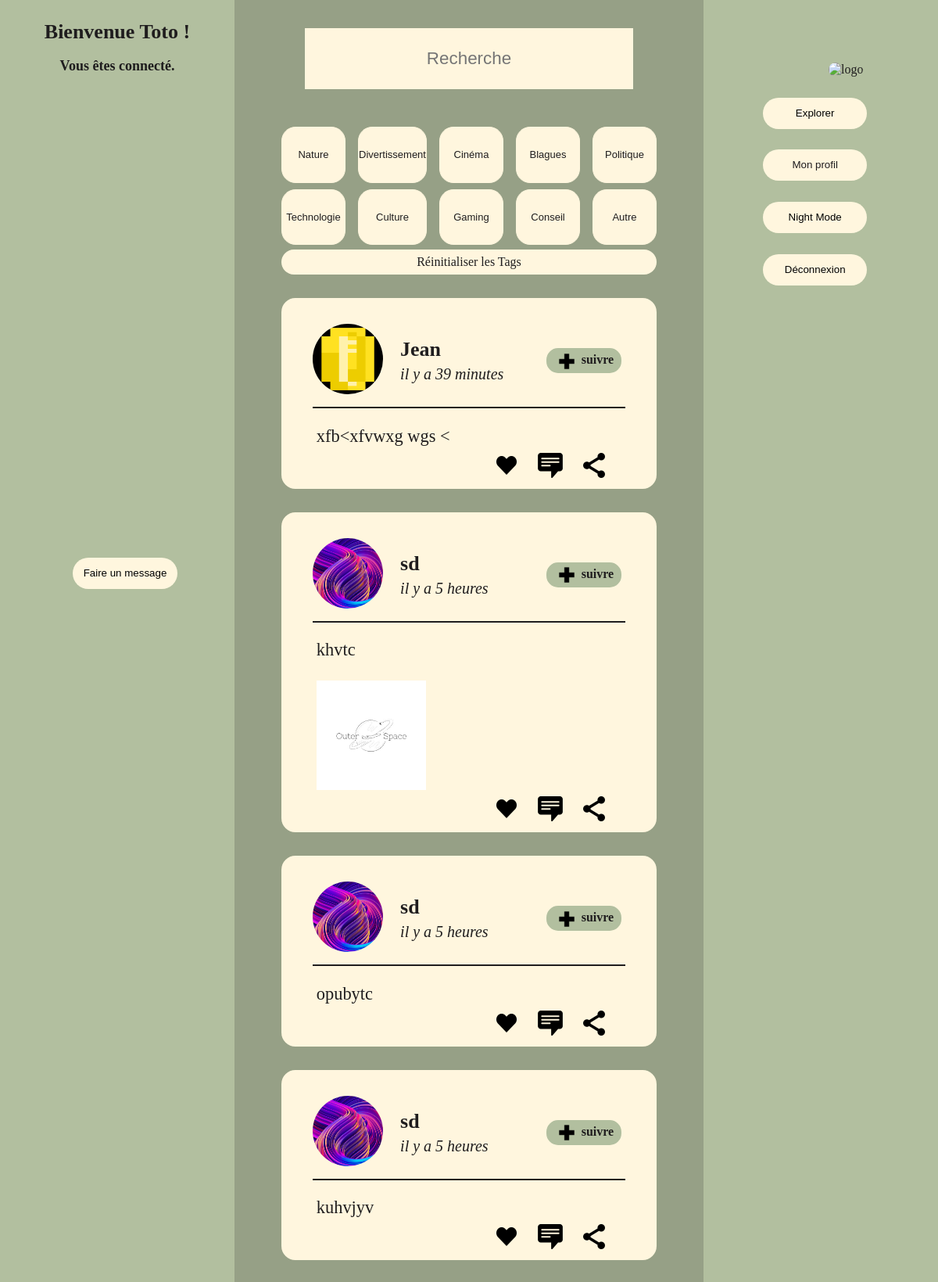
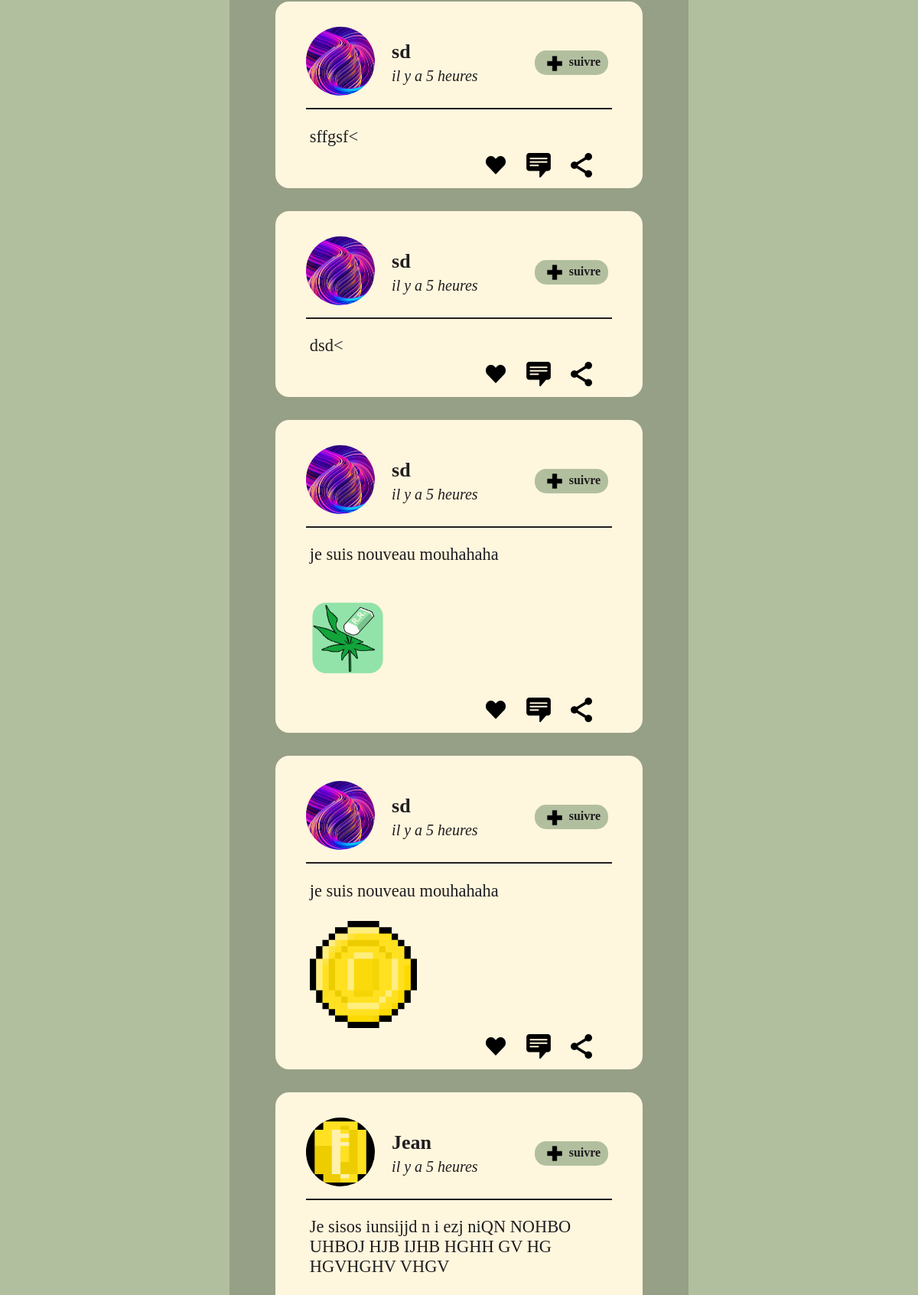
The page /recherche.php (signed in, upper part) on the database its author committed (2 pictures, top to bottom).
### tables this page shows
CREATE TABLE `users` (
  `users_id` int NOT NULL,
  `users_nom` text NOT NULL,
  `users_pseudo` text NOT NULL,
  `users_biographie` text NOT NULL,
  `users_mail` text NOT NULL,
  `users_mdp` text NOT NULL,
  `users_photo` text,
  `users_salt` text NOT NULL,
  `users_pdp` text NOT NULL,
  `users_bannière` text NOT NULL
);

CREATE TABLE `tweet` (
  `tweet_id` int NOT NULL,
  `tweet_user_id` int NOT NULL DEFAULT '1',
  `tweet_nom` text NOT NULL,
  `tweet_contenu` text NOT NULL,
  `tweet_tag` text NOT NULL,
  `tweet_date` datetime NOT NULL,
  `tweet_media` text NOT NULL
);

### Traitement/afficher_date_relative.php (called while the page is built)
<?php
function afficher_date_relative($date) {
    $now = new DateTime();
    $date = DateTime::createFromFormat('Y-m-d H:i:s', $date);
    $diff = $now->diff($date);
    if ($diff->y > 0) {
        return "il y a ".$diff->y." an".($diff->y > 1 ? "s" : "");
    } elseif ($diff->m > 0) {
        return "il y a ".$diff->m." mois";
    } elseif ($diff->d > 0) {
        return "il y a ".$diff->d." jour".($diff->d > 1 ? "s" : "");
    } elseif ($diff->h > 0) {
        return "il y a ".$diff->h." heure".($diff->h > 1 ? "s" : "");
    } elseif ($diff->i > 0) {
        return "il y a ".$diff->i." minute".($diff->i > 1 ? "s" : "");
    } else {
        return "il y a quelques secondes";
    }
}
?>

### Traitement/infousers.php (called while the page is built, shortened)
<?php
require 'ConnexiontoBDD.php';
$user_mail = $_SESSION['mail'];
$stmt = $conn->prepare("SELECT * FROM users WHERE users_mail = :user_mail");
$stmt->bindParam(':user_mail', $user_mail);
$stmt->execute();
if ($stmt->rowCount() > 0) {
    $user = $stmt->fetch(PDO::FETCH_ASSOC);
} else {
    die("Vous n'êtes pas connecté, veuillez vous connecter ou vous inscrire puis réessayer");
}
?>

### recherche.php (the view, shortened to what this page needs)
<?php
require_once 'Traitement/ConnexiontoBDD.php';
require_once 'Traitement/infousers.php';
require 'Traitement/afficher_date_relative.php';
$query = $_GET['recherche'];
$sql = "SELECT * FROM tweet WHERE tweet_nom LIKE :query OR tweet_contenu LIKE :query ORDER BY tweet_date DESC";
$result = $conn->prepare($sql);
$result->bindValue(':query', '%' . $query . '%');
$result->execute();
$tweets_html = "";
if ($result->rowCount() > 0) {
    while ($row = $result->fetch(PDO::FETCH_ASSOC)) {
        $udo = $row["tweet_nom"];
        $contenu = $row["tweet_contenu"];
        $media = $row["tweet_media"];
        $date_creation = $row["tweet_date"];
        $date_diff = afficher_date_relative($date_creation);
        $sql = "SELECT users_pdp FROM users WHERE users_pseudo = :pseudo";
        $stmt = $conn->prepare($sql);
        $stmt->execute(['pseudo' => $udo]);
        $users = $stmt->fetch(PDO::FETCH_ASSOC);
        if (!empty($users['users_pdp'])) {
            $media_pdp = $users['users_pdp'];
        } else {
            $media_pdp = 'Media/PhotoProfil/Base.jpg';
        }
        $tweets_html .= "<div class='message messagesuivant'>";
        $tweets_html .= "<div class='entete'>";
        $tweets_html .= "<div><img src='". $media_pdp ."' alt='Photo de profil' class='image-ronde'></div>";
        $tweets_html .= "<div class='nomheure'> <h2><a href='profil.php?pseudo=" . urlencode($udo) . "'>" .$udo . "</a></h2> <br><p>" . $date_diff . "</p></div>";
        $tweets_html .= "<div class='suivre'> <img src='Image/Logo_plus.png' alt='logo plus'> <p>suivre</p></div>";
        $tweets_html .= "</div>";
        $tweets_html .= "<div class='texte'>";
        $tweets_html .= "<p>" .htmlspecialchars($contenu). "</p>";
        if ($media == "") {
        } else {
            $tweets_html .= "<br><div class='container_media'> <img class='media' src='".$media ."'> </div>";
        }
        $tweets_html .= "</div>";
        $tweets_html .= "<div class='logo'>";
        $tweets_html .= "<img src='Image/Logo_coeur.png' alt='logo de coeur'>";
        $tweets_html .= "<img src='Image/Logo_reponse.png' alt='logo de reponse'>";
        $tweets_html .= "<img src='Image/Logo_partage.png' alt='logo de partage'>";
        $tweets_html .= "</div>";
        $tweets_html .= "</div>";
        }
} else {
    $tweets_html .= "<p class='nothing'> Il n'y a pas de résultats correspondant à votre demande</p>";
}
?>
<!DOCTYPE html>
<html lang="fr">
<head>
    <link rel="stylesheet" href="CSS/style.css">
</head>
<body>
    <div class="wrapper">
        <div class="one">
            <div class="fixed user">
                <h1>Bienvenue <?php echo $user['users_pseudo']; ?> !</h1>
                <h4>Vous êtes connecté.</h4>
                <br>
                <button class="menu faireunmessage popup_tweet">Faire un message</button>
            </div>
        </div>
        <div class="two">
            <div class="unused-class">
                <form method="GET" action="recherche.php">
                    <input type="text" name="recherche" placeholder="Recherche" class="recherche">
                </form>
            </div>
            <div class="unused-class2 tag">
                <div id="Nature">
                    <form action="connecter.php" method="GET">
                        <button class="box nature tag-button" data-tag="Nature"  type="submit">Nature </button>
                    </form>
                </div>
                <div id="Divertissement">
                    <form action="connecter.php" method="GET">
                        <button class="box divertissement tag-button" data-tag="Divertissement" type="submit">Divertissement </button>
                    </form>
                </div>
                <div id="Cinéma">
                    <form action="connecter.php" method="GET">
                        <button class="box cinema tag-button" data-tag="Cinéma" type="submit">Cinéma </button>
                    </form>
                </div>
                <div id="Blagues">
                    <form action="connecter.php" method="GET">
                        <button class="box blagues tag-button" data-tag="Blagues" type="submit">Blagues </button>
                    </form>
                </div>
                <div id="Politique">
                    <form action="connecter.php" method="GET">
                        <button class="box politique tag-button" data-tag="Politique" type="submit">Politique </button>
                    </form>
                </div>
                <div id="Technologie">
                    <form action="connecter.php" method="GET">
                        <button class="box technologie tag-button" data-tag="Technologie" type="submit">Technologie </button>
                    </form>
                </div>
                <div id="Culture">
                    <form action="connecter.php" method="GET">
                        <button class="box culture tag-button" data-tag="Culture" type="submit">Culture </button>
                    </form>
                </div>
                <div id="Gaming">
                    <form action="connecter.php" method="GET">
                        <button class="box gaming tag-button" data-tag="Gaming" type="submit">Gaming </button>
                    </form>
                </div>
                <div id="Conseil">
                    <form action="connecter.php" method="GET">
                        <button class="box conseil tag-button" data-tag="Conseil" type="submit">Conseil </button>
                    </form>
                </div>
                <div id="Autre">
                    <form action="connecter.php" method="GET">
                        <button class="box autre tag-button" data-tag="Autre" type="submit">Autre </button>
                    </form>
                </div>
            </div>
            <a href="connecter.php"> <div class="reset">Réinitialiser les Tags </div></a>
            <div class="unused-class3">
            <?php echo $tweets_html; ?>
            </div>
                <br><br><br>
        </div>
        <div class="three">
            <div class="fixed">
                <div class="display">
                    <div>
                        <a href="connecter.php"><img src="Image/Logo.jpg" alt="logo" class="image-ronde" id="logo"></a>
                    </div>
                    <div>
                        <a href="connecter.php"><button class="menu">Explorer</button></a>
                    </div>
                    <div>
                        <button class="menu"><a href="profil.php?pseudo=<?php echo urlencode($user['users_pseudo']); ?>">Mon profil</a></button>
                    </div>
                    <div>
                        <button id="dark-mode-toggle2" class="menu">Night Mode</button>
                    </div>
                    <div>
                        <form action="Traitement/deconnexion.php" method="POST">
                            <button class="menu" type="submit">Déconnexion</button>
                        </form>
                    </div>
                </div>
            </div>
        </div>
    </div>
</body>
</html>

### CSS/style.css (style rules this page uses)
.wrapper { display: grid; grid-template-columns: 1fr 2fr 1fr; height: 1080px; }
.one, .three { background-color: var(--main-bg-color_13); }
.user { width: 25%; }
.one h4, .one h1 { text-align: center; margin-top: 1em; }
.two { background-color: var(--main-bg-color_2); }
.recherche { background-color: var(--main-button-color) !important; width: 70%; height: 3.5em; font-size: 1.4em; text-align: center; display: block; margin: 6% auto; color: var(--main-color); }
#logo { margin-left: 26em; margin-top: 5em; }
.menu { background-color: var(--main-button-color); border-radius: 25px; margin-left: 20.7em; margin-top: 2em; width: 16em; height: 4em; text-align: center; vertical-align:middle; line-height: 3em; border: none; }
.faireunmessage { margin-top: 45em; margin-left: 9em; }
@media screen and (min-width: 1200px) and (max-width: 1919px) { #logo { margin-left: 10em; } }
@media screen and (min-width: 1200px) and (max-width: 1919px) { .menu { margin-left: 5.7em; width: 10em; height: 3em; } }
@media screen and (min-width: 1200px) and (max-width: 1919px) { .faireunmessage { margin-top: 45em; margin-left: 7em; } }
@media screen and (min-width: 1200px) and (max-width: 1919px) { .user h1 { font-size: 26px; } }
@media screen and (min-width: 1200px) and (max-width: 1919px) { .user h4 { font-size: 18px; } }

### CSS/composants/tag.css (style rules this page uses)
.tag { margin-top: 3em; display: grid; grid-column-gap: 1em; grid-row-gap: 0.5em; grid-template-columns: 1fr 1fr 1fr 1fr 1fr; text-align: center; margin-left: 10%; margin-right: 10%; }
.box { border-radius: 18px; background-color: var(--main-button-color); border: 1px solid var(--main-button-color); height: 5.5em; width: 100%; vertical-align:middle; line-height: 4em; color: var(--main-color); font-size: 15px; transition: all 1s ease-out; }
.reset { border-radius: 18px; background-color: var(--main-button-color); margin-top: 1%; margin-left: 10%; margin-right: 10%; height: 2em; vertical-align:middle; line-height: 2em; text-align: center; }
@media screen and (min-width: 1200px) and (max-width: 1919px) { .box { font-size: 13px; } }

### CSS/composants/message.css (style rules this page uses)
.message { border: 2px solid var(--main-button-color); margin-top: 8%; margin-left: 10%; margin-right: 10%; border-radius: 18px; background-color: var(--main-button-color); color: var(--main-color); }
.image-ronde { width: 90px; height: 90px; border: none; border-radius: 45px; }
.entete { display: grid; grid-template-columns: 7em 1fr 1fr; margin-top: 4%; margin-left: 8%; margin-right: 8%; height: 7.5em; align-items: center; border-bottom: 2px solid var(--main-color); }
.suivre { background-color: var(--main-bg-color_13); border: 2px solid var(--main-bg-color_13); border-radius: 15px; height: 2em; width: 6em; text-align: end; margin-left: 80%; }
.suivre img { height: 3em; width: 3em; margin-top: -0.6em; margin-right: 3em; }
.suivre p { margin-top: -2.4em; font-weight: bolder; margin-right: 0.5em; }
.nomheure h2 { margin-bottom: -0.5em; font-weight: 800; font-size: xx-large; }
.nomheure p { font-style: italic; font-size: small; }
.texte { margin-left: 9%; margin-right: 9%; margin-top: 1em; font-size: 1.4em; font-weight: 200; }
.logo { padding: 1.5em; margin-left: 70%; }
.logo img { width: 2em; height: 2em; margin-left: 1.5em; }
.messagesuivant { margin-top: 3%; }
.container_media { height: 200px; }
.media { max-height: 100%; width: auto; }
@media screen and (min-width: 1200px) and (max-width: 1919px) { .logo { padding: 0.5em; margin-left: 50%; } }
@media screen and (min-width: 1200px) and (max-width: 1919px) { .suivre { margin-left: 30%; } }
@media screen and (min-width: 1200px) and (max-width: 1919px) { .nomheure h2 { margin-bottom: -0.5em; font-weight: 800; font-size: 26px; } }
@media screen and (min-width: 1200px) and (max-width: 1919px) { .nomheure p { font-size: 20px; } }
@media screen and (min-width: 1200px) and (max-width: 1919px) { .messagesuivant { margin-top: 5%; } }
@media screen and (min-width: 1200px) and (max-width: 1919px) { .container_media { height: 140px; } }

### CSS/composants/popup.css (style rules this page uses)
.recherche { background-color: var(--main-bg-color_13); line-height: 1.5em ; width: 45% ; margin-bottom: 1em !important; border: none !important; }

### CSS/composants/setup.css (style rules this page uses)
* { margin: 0; padding: 0; box-sizing: border-box; }
a { text-decoration: none !important; color: var(--main-color) !important; }
.fixed { position: fixed !important; }
body { font-family: commission; color: var(--main-color); cursor: default; }
:root { --main-bg-color_2: #96A086; --main-bg-color_13: #B2BF9F; --main-button-color: #FFF6DE; --main-color: #1F1D1E; }

### rows shown on the page
users: users_pseudo "Toto"
tweet: users.users_pdp (picture), tweet_nom "Jean", tweet_date "il y a 39 minutes", tweet_contenu "xfb<xfvwxg wgs <"
tweet: users.users_pdp (picture), tweet_nom "sd", tweet_date "il y a 5 heures", tweet_contenu "khvtc", tweet_media (picture)
tweet: users.users_pdp (picture), tweet_nom "sd", tweet_date "il y a 5 heures", tweet_contenu "opubytc"
tweet: users.users_pdp (picture), tweet_nom "sd", tweet_date "il y a 5 heures", tweet_contenu "kuhvjyv"
tweet: users.users_pdp (picture), tweet_nom "sd", tweet_date "il y a 5 heures", tweet_contenu "sffgsf<"
tweet: users.users_pdp (picture), tweet_nom "sd", tweet_date "il y a 5 heures", tweet_contenu "dsd<"
tweet: users.users_pdp (picture), tweet_nom "sd", tweet_date "il y a 5 heures", tweet_contenu "je suis nouveau mouhahaha", tweet_media (picture)
tweet: users.users_pdp (picture), tweet_nom "sd", tweet_date "il y a 5 heures", tweet_contenu "je suis nouveau mouhahaha", tweet_media (picture)
tweet: users.users_pdp (picture), tweet_nom "Jean", tweet_date "il y a 5 heures", tweet_contenu "Je sisos iunsijjd n i ezj niQN NOHBO UHBOJ HJB IJHB HGHH GV HG HGVHGHV VHGV"
